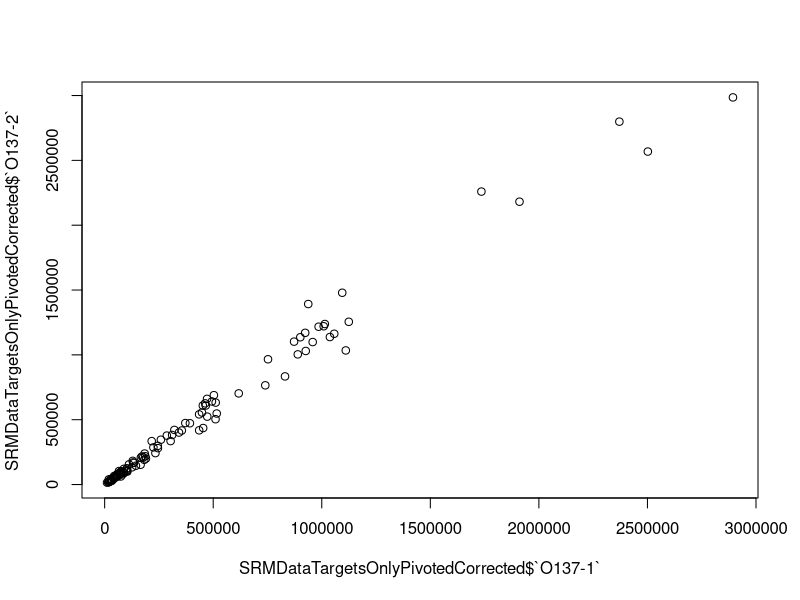

The R source for this figure:
#In this script, I'll assess if there are certain transitions contributing to the poor technical replication of my samples.

#### IMPORT DATA ####

SRMAreas <- read.csv("2017-09-12-Gigas-SRM-ReplicatesOnly-PostDilutionCurve-NoPivot-RevisedSettings-Report.csv", na.strings = "#N/A") #Specify Skyline's special way of designating N/A values
head(SRMAreas) #Confirm import
tail(SRMAreas) #Confirm import

#### CREATE A MASTER DATAFRAME ####

#I want to merge my Skyline data with sample names, sites, and eelgrass condition to create a master dataframe will all possible information

sequenceFile <- read.csv("2017-07-28-SRM-Samples-Sequence-File.csv", na.strings = "N/A") # Import sequence file
head(sequenceFile) #Confirm import
sequenceFile <- sequenceFile[,c(2,3,8)] #Keep the Replicate.Name, Comment and TIC columns
names(sequenceFile) <- c("Replicate.Name", "Sample.Number", "TIC")
head(sequenceFile) #Confirm change
masterSRMData <- merge(x = SRMAreas, y = sequenceFile, by = "Replicate.Name") #Merge the sample names and replicate names to use for analysis.
head(masterSRMData) #Confirm merge
tail(masterSRMData) #Confirm merge

biologicalReplicates <- read.csv("2017-09-06-Biological-Replicate-Information.csv", na.strings = "N/A") #Import site and eelgrass condition information (i.e. biological replicate information)
head(biologicalReplicates) #Confirm import
tail(biologicalReplicates) #Confirm import
masterSRMDataBiologicalReplicates <- merge(x = masterSRMData, y = biologicalReplicates, by = "Sample.Number") #Add biological replicate information to master list.
head(masterSRMDataBiologicalReplicates) #Confirm change
#write.csv(x = masterSRMDataBiologicalReplicates, file = "2017-09-07-Master-SRM-Data-BiologicalReplicates-NoBlanks-NoPivot.csv") #Write out master dataframe

#### SUBSET TARGET PROTEIN DATA ####

#I want only the protein/peptide/transition information and peak area

SRMDataTargetsOnly <- masterSRMDataBiologicalReplicates #Duplicate master list into a new dataframe
head(SRMDataTargetsOnly) #Confirm copy
tail(SRMDataTargetsOnly) #Confirm copy
SRMDataTargetsOnly <- SRMDataTargetsOnly[,-c(2, 5, 7, 10, 11)] #Remove extraneous columns: Replicate.Name, Transition, Peptide.Retention.Time, Site, Eelgrass
head(SRMDataTargetsOnly) #Confirm column removal
SRMDataPRTCOnly <- SRMDataTargetsOnly[SRMDataTargetsOnly$Protein.Name %in% "PRTC peptides", ] #Save PRTC peptide data as a new dataframe
SRMDataTargetsOnly <- SRMDataTargetsOnly[! SRMDataTargetsOnly$Protein.Name %in% "PRTC peptides", ] #Remove PRTC peptide data from target protein dataframe
head(SRMDataTargetsOnly) #Confirm removal
transform(SRMDataTargetsOnly, Area = as.numeric(Area)) #Make sure Area is recognized as a numeric variable
is.numeric(SRMDataTargetsOnly$Area) #Confirm change
transform(SRMDataTargetsOnly, TIC = as.numeric(TIC)) #Make sure TIC is recognized as a numeric variable
is.numeric(SRMDataTargetsOnly$TIC) #Confirm change

#### REFORMAT TARGET ONLY DATAFRAME ####

#First I will make a new dataframe be Protein/Peptides/Transitions, with the column names as the sample number

SRMDataTargetsOnly <- SRMDataTargetsOnly[,-6] #Remove TIC column
head(SRMDataTargetsOnly) #Confirm creation

#My first step is to change my dataframe from long to wide (i.e. cast it)
library(reshape2) #Instal package to pivot table
SRMDataTargetsOnlyPivoted <- dcast(SRMDataTargetsOnly, Protein.Name + Peptide.Sequence + Fragment.Ion ~ Sample.Number) #Cast table! Protein/Peptides/Transitions remain as columns with Sample Number as column headers. Normalized.Area used as value column by default.
head(SRMDataTargetsOnlyPivoted) #Confirm cast.
SRMDataTargetsOnlyPivoted$RowNames <- paste(SRMDataTargetsOnlyPivoted$Protein.Name, SRMDataTargetsOnlyPivoted$Peptide.Sequence, SRMDataTargetsOnlyPivoted$Fragment.Ion) #Merge Protein, Peptide and Transition information into one column
head(SRMDataTargetsOnlyPivoted) #Confirm column merge
SRMDataTargetsOnlyPivoted <- SRMDataTargetsOnlyPivoted[,-c(1:3)] #Remove unmerged columns
head(SRMDataTargetsOnlyPivoted) #Confirm column removal

SRMDataTargetsOnlyPivotedCorrected <- SRMDataTargetsOnlyPivoted #Duplicate dataframe
SRMDataTargetsOnlyPivotedCorrected[is.na(SRMDataTargetsOnlyPivotedCorrected)] <- 0 #Replace NAs with 0s
head(SRMDataTargetsOnlyPivotedCorrected) #Confirm there are no NAs
rownames(SRMDataTargetsOnlyPivotedCorrected) <- SRMDataTargetsOnlyPivotedCorrected$RowNames #Set RowNames column as dataframe rownames
SRMDataTargetsOnlyPivotedCorrected <- subset(SRMDataTargetsOnlyPivotedCorrected, select = -c(RowNames)) #Remove RowNames column
head(SRMDataTargetsOnlyPivotedCorrected) #Confirm changes

#Now I'll take my dataframe and split it into two: one for each batch of technical replicates.

SRMDataTargetsReplicateOne <- SRMDataTargetsOnlyPivotedCorrected[, c(seq(from = 1, to = (length(SRMDataTargetsOnlyPivotedCorrected) - 1), by = 2))] #Subset all odd columns (first replicate)
colnames(SRMDataTargetsReplicateOne) #Confirm subset
SRMDataTargetsReplicateTwo <- SRMDataTargetsOnlyPivotedCorrected[, c(seq(from = 2, to = length(SRMDataTargetsOnlyPivotedCorrected), by = 2))] #Subset all even columns (first replicate)
colnames(SRMDataTargetsReplicateTwo) #Confirm subset

#Finally, I'll transpose each dataframe. The resulting dataframes will have transitions in the columns and samples in the rows.

SRMDataTransposedReplicateOne <- t(SRMDataTargetsReplicateOne) #Transpose Replicate 1 dataframe
head(SRMDataTransposedReplicateOne) #Confirm transposition
SRMDataTransposedReplicateTwo <- t(SRMDataTargetsReplicateTwo) #Transpose Replicate 2 dataframe
head(SRMDataTransposedReplicateTwo) #Confirm transposition

#### CREATE PLOTS FOR EACH TRANSITION ####

plot(x= SRMDataTargetsOnlyPivotedCorrected$`O137-1`, y = SRMDataTargetsOnlyPivotedCorrected$`O137-2`) #x = first column of first dataframe, y = first column of second dataframe

#### REFORMAT PRTC ONLY DATAFRAME ####

transform(SRMDataPRTCOnly, Area = as.numeric(Area)) #Make sure Area is recognized as a numeric variable
is.numeric(SRMDataPRTCOnly$Area) #Confirm change
transform(SRMDataPRTCOnly, TIC = as.numeric(TIC)) #Make sure TIC is recognized as a numeric variable
is.numeric(SRMDataPRTCOnly$TIC) #Confirm change